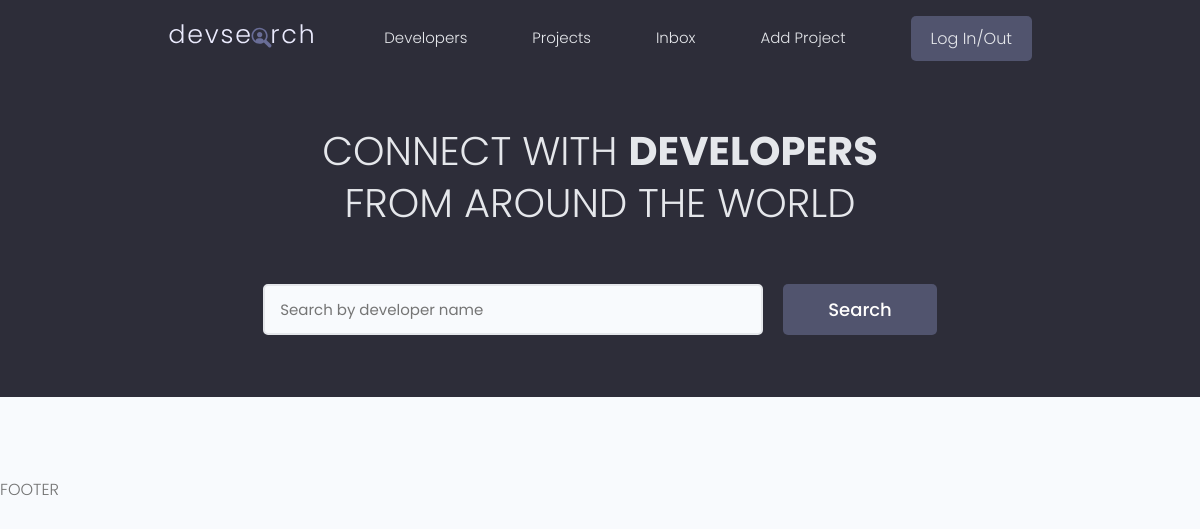
The app's page /, older data.
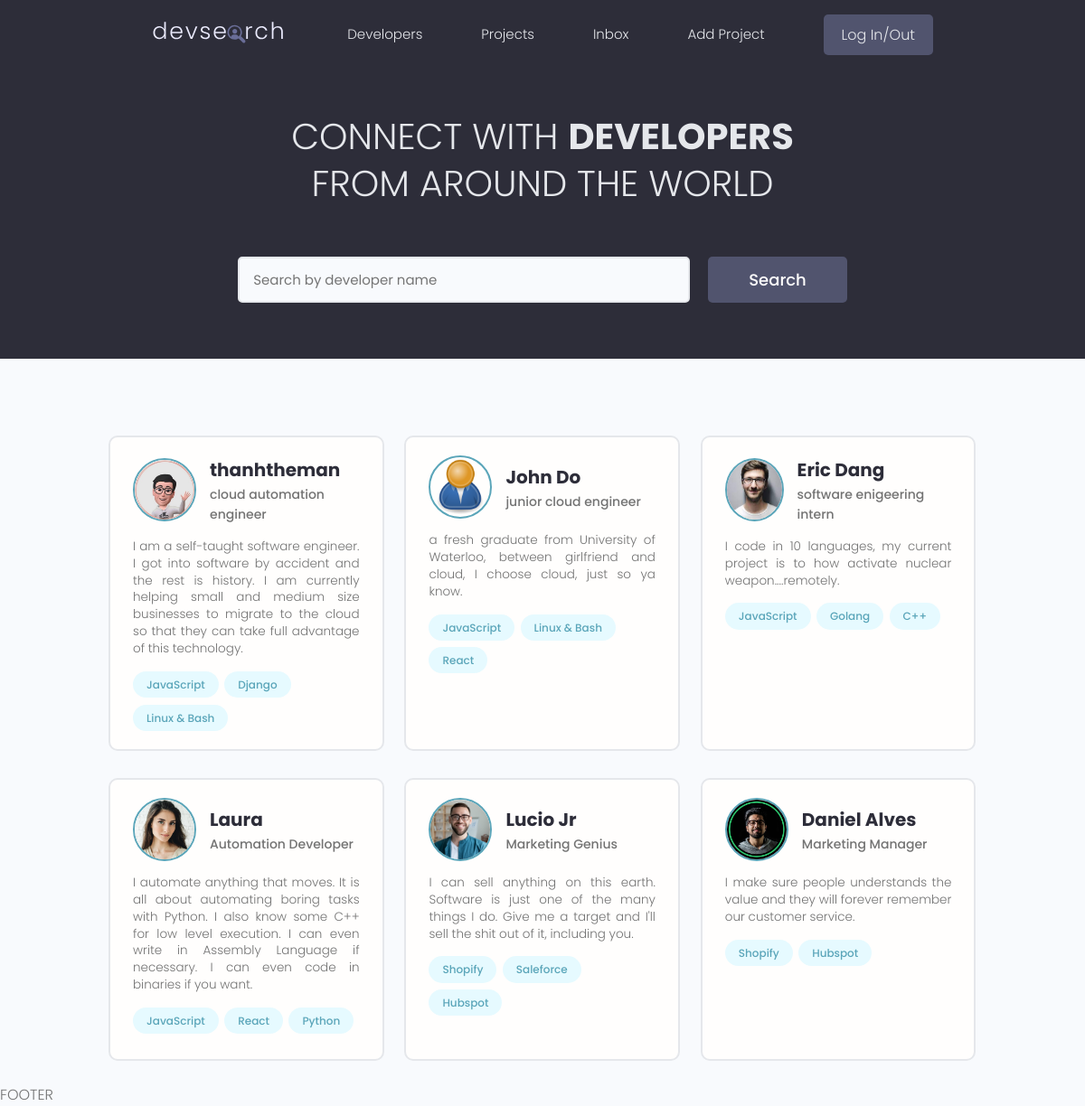
The same page, newer data.
### users/models.py (models this page shows, shortened)
class Profile(models.Model):
    user = models.OneToOneField(User, on_delete=models.CASCADE, null=True, blank=True)
    name = models.CharField(max_length=200, blank=True, null=True)
    username = models.CharField(max_length=200, blank=True, null=True)
    email = models.EmailField(max_length=500, blank=True, null=True)
    short_intro = models.CharField(max_length=200, blank=True, null=True)
    bio = models.TextField(blank=True, null=True)
    location = models.CharField(max_length=200, blank=True, null=True)
    skills = models.ManyToManyField('Skill', blank=True)
    profile_image = models.ImageField(null=True, blank=True, upload_to='profiles/', default="profiles/user-default.png")
    social_github = models.CharField(max_length=200, blank=True, null=True)
    social_twitter = models.CharField(max_length=200, blank=True, null=True)
    social_linkedin = models.CharField(max_length=200, blank=True, null=True)
    social_youtube = models.CharField(max_length=200, blank=True, null=True)
    social_website = models.CharField(max_length=200, blank=True, null=True)
    created = models.DateTimeField(auto_now_add=True)
    id = models.UUIDField(default=uuid.uuid4, unique=True, primary_key=True, editable=False)

class Skill(models.Model):
    name = models.CharField(max_length=200, blank=True, null=True)
    id = models.UUIDField(default=uuid.uuid4, unique=True, primary_key=True, editable=False)
    def __str__(self):
        return str(self.name)

### users/views.py (the view)
# urls.py: path('', views.profiles, name='profiles'),
def profiles(request):
    profiles = Profile.objects.all()
    context = {'profiles': profiles}
    return render(request, 'users/profiles.html', context)

### users/templates/users/profiles.html (shortened to what this page needs)
<!DOCTYPE html>
<html lang="en">
<head>
</head>
<body>
    {% extends 'main.html' %}
    {% block content %}
    <main class="home">
        <section class="hero-section text-center">
            <div class="container container--narrow">
                <div class="hero-section__box">
                    <h2>CONNECT WITH <span>DEVELOPERS</span></h2>
                    <h2>FROM AROUND THE WORLD</h2>
                </div>
                <div class="hero-section__search">
                    <form class="form" action="#" method="get">
                        <div class="form__field">
                            <input class="input input--text" id="formInput#search" type="text" name="text"
                                placeholder="Search by developer name" />
                        </div>
                        <input class="btn btn--sub btn--lg" type="submit" value="Search" />
                    </form>
                </div>
            </div>
        </section>
        <section class="devlist">
            <div class="container">
                <div class="grid grid--three">
                    {% for profile in profiles %}
                    <div class="column card">
                        <div class="dev">
                            <a href="{% url 'user-profile' profile.id %}" class="card__body">
                                <div class="dev__profile">
                                    <img class="avatar avatar--md" src="{{ profile.profile_image.url }}" alt="image" />
                                    <div class="dev__meta">
                                        <h3>{{ profile.name }}</h3>
                                        <h5>{{ profile.short_intro }}</h5>
                                    </div>
                                </div>
                                <p class="dev__info">{{ profile.bio }}</p>
                                <div class="dev__skills">
                                    {% for skill in profile.skills.all|slice:"3" %}
                                    <span class="tag tag--pill tag--main">
                                        <small>{{ skill }}</small>
                                    </span>
                                    {% endfor %}
                                </div>
                            </a>
                        </div>
                    </div>
                    {% endfor %}
                </div>
            </div>
        </section>
    </main>
    {% endblock content %}

### templates/main.html (shortened to what this page needs)
<!DOCTYPE html>
{% load static %}
<html lang="en">
<head>
    <link rel="stylesheet" href="https://cdn.iconmonstr.com/1.3.0/css/iconmonstr-iconic-font.min.css" />
    <link rel="stylesheet" href="{% static 'uikit/styles/uikit.css' %}" />
    <link rel="stylesheet" href="{% static 'styles/app.css' %}" />
</head>
<body>
    {% include 'navbar.html' %}
    {% block content %}
    {% endblock content %}
    <p>FOOTER</p>
</body>
</html>

### templates/navbar.html (shortened to what this page needs)
<!DOCTYPE html>
<html lang="en">
{% load static %}
<head>
</head>
<body>
    <header class="header">
        <div class="container container--narrow">
          <a href="{% url 'profiles' %}" class="header__logo">
            <img src="{% static 'images/logo.svg' %}" alt="DevSearch Logo" />
          </a>
          <nav class="header__nav">
            <ul class="header__menu">
              <li class="header__menuItem"><a href="{% url 'profiles' %}">Developers</a></li>
              <li class="header__menuItem"><a href="{% url 'projects' %}">Projects</a></li>
              <li class="header__menuItem"><a href="">Inbox</a></li>
              <li class="header__menuItem"><a href="{% url 'create-project' %}">Add Project</a></li>
              <li class="header__menuItem"><a href="" class="btn btn--sub">Log In/Out</a></li>
            </ul>
          </nav>
        </div>
    </header>
</body>
</html>

### static/styles/app.css (style rules this page uses)
:root { --color-sub: #2d2d39; }
.btn--sub { background-color: var(--color-sub-light); }
.card { border: 2px solid var(--color-light); }
img { width: 100%; }
.header { position: sticky; z-index: 111; background-color: var(--color-sub); padding: 1.5rem 0; }
.header > .container { display: flex; justify-content: space-between; align-items: center; }
.header__logo > img { height: 3.8rem; }
.header__nav > ul { display: inline-flex; align-items: center; list-style: none; gap: 6.5rem; }
.header__menuItem > a { color: var(--color-light); font-weight: 300; }
.hero-section { height: 40vh; display: flex; align-items: center; background-color: var(--color-sub); }
.hero-section__box { margin-bottom: 4rem; }
.hero-section__box > h2, .hero-section__box > h2 > span { font-size: 4rem; color: var(--color-light); line-height: 1.3; text-transform: uppercase; }
.hero-section__box > h2 { font-weight: 300; }
.hero-section__box > h2 > span { font-weight: 700; }
.hero-section__search > .form { display: flex; align-items: center; justify-content: center; gap: 2rem; }
.hero-section__search > .form input.input--text { width: 50rem; }
.devlist { margin-top: 8rem; }
.devlist .grid { align-items: stretch; }
.devlist .dev .dev__profile { display: flex; align-items: center; gap: 1.5rem; }
.devlist .dev .dev__meta h3 { color: var(--color-sub); font-size: 2rem; font-weight: 700; }
.devlist .dev .dev__meta h5 { color: var(--color-text); font-size: 1.4rem; font-weight: 500; }
.devlist .dev .dev__info { margin: 1.5rem 0; font-size: 1.35rem; line-height: 1.4; text-align: justify; }

### static/uikit/styles/modules/_variables.css (style rules this page uses)
:root { --color-main: #5aa5b9; --color-main-light: #e6faff; --color-sub: #3f4156; --color-sub-light: #51546e; --color-sub-lighter: #ededfd; --color-text: #737373; --color-gray: #8b8b8b; --color-light: #e5e7eb; --color-light-gray: #767676; --color-bg: #f8fafd; --color-white: #fffefd; --color-white-light: #f3f3f3; --color-success: #359e64; --color-success-bg: #def8e8; --color-error: #fc4b0b; --color-error-bg: #fff2ee; --font-base: 'Poppins', arial, helvetica, 'Segoe UI', roboto, ubuntu, sans-serif; --font-monospace: 'Fira Code', 'Courier New', courier, monospace; --font-regular: 300; --font-medium: 500; --font-bold: 700; --generic-shadow: 1px 1px 5px #00000010; --generic-transition: all 0.3s ease-in-out; }

### static/uikit/styles/modules/_base.css (style rules this page uses)
* { margin: 0; padding: 0; box-sizing: border-box; text-rendering: optimizeLegibility; color: inherit; font-size: inherit; }
html { font-size: 50%; }
@media only screen and (min-width: 480px) { html { font-size: 56.25%; } }
@media only screen and (min-width: 1200px) { html { font-size: 62.5%; } }
body { line-height: 1.6; font-weight: 400; font-size: 1.5rem; color: var(--color-text); background-color: var(--color-bg); min-height: 100vh; }

### static/uikit/styles/modules/_typography.css (style rules this page uses)
* { font-family: var(--font-base); }
h2 { font-size: 3.6rem; font-weight: var(--font-bold); }
h3 { font-size: 3.2rem; font-weight: var(--font-medium); }
h5 { font-size: 2.4rem; font-weight: var(--font-medium); }
h5, h6 { font-weight: var(--font-regular); }
p, span, strong { font-size: 1.6rem; color: var(--color-text); font-weight: var(--font-regular); }
a { padding-bottom: 2px; text-decoration: none; display: inline-block; color: var(--color-main); font-weight: var(--font-medium); }

### static/uikit/styles/modules/_utilities.css (style rules this page uses)
.container { width: 92%; max-width: 165rem; margin: 0 auto; box-sizing: border-box; }
.container--narrow { width: 92%; max-width: 120rem; }
@media screen and (min-width: 1000px) { .container { width: 90%; } }
@media screen and (min-width: 1000px) { .container--narrow { width: 85%; } }
@media screen and (min-width: 1200px) { .container { width: 80%; } }
@media screen and (min-width: 1200px) { .container--narrow { width: 72%; } }
.text-center { text-align: center; }

### static/uikit/styles/modules/_avatar.css (style rules this page uses)
.avatar { border-radius: 50%; border: 2px solid var(--color-main); object-fit: cover; }
.avatar--md { height: 7rem; width: 7rem; }

### static/uikit/styles/modules/_button.css (style rules this page uses)
.btn { display: inline-block; position: relative; cursor: pointer; background-color: var(--color-light); font-weight: var(--font-medium); color: var(--color-sub); text-decoration: none; padding: 1rem 2rem; border-radius: 0.5rem; border: none; width: -webkit-fit-content; width: -moz-fit-content; width: fit-content; height: -webkit-fit-content; height: -moz-fit-content; height: fit-content; font-size: 1.6rem; outline-width: 0; outline-color: transparent; -webkit-backface-visibility: hidden; backface-visibility: hidden; transition: all 0.3s ease-in-out; }
.btn--sub { background-color: var(--color-sub); color: var(--color-white); }
.btn--lg { font-size: 1.8rem; padding: 1.2rem 4.5rem; }

Row changes from the older to the newer data that the page shows:
added Profile: profile_image (picture), name "thanhtheman", short_intro "cloud automation engineer", bio "I am a self-taught software engineer. I got into software by accident and the rest is history. I am currently helping small and medium size businesses to migrate to the cloud so that they can take full advantage of this technology."
added Skill: name "JavaScript"
added Skill: name "Django", shown under "thanhtheman"
added Skill: name "Linux & Bash"
added Profile: profile_image (placeholder picture), name "John Do", short_intro "junior cloud engineer", bio "a fresh graduate from University of Waterloo, between girlfriend and cloud, I choose cloud, just so ya know."
added Skill: name "React"
added Profile: profile_image (picture), name "Eric Dang", short_intro "software enigeering intern", bio "I code in 10 languages, my current project is to how activate nuclear weapon....remotely."
added Skill: name "Golang", shown under "Eric Dang"
added Skill: name "C++", shown under "Eric Dang"
added Profile: profile_image (picture), name "Laura", short_intro "Automation Developer", bio "I automate anything that moves. It is all about automating boring tasks with Python. I also know some C++ for low level execution. I can even write in Assembly Language if necessary. I can even code in binaries if you want."
added Skill: name "Python", shown under "Laura"
added Profile: profile_image (picture), name "Lucio Jr", short_intro "Marketing Genius", bio "I can sell anything on this earth. Software is just one of the many things I do. Give me a target and I'll sell the shit out of it, including you."
added Skill: name "Shopify"
added Skill: name "Saleforce", shown under "Lucio Jr"
added Skill: name "Hubspot"
added Profile: profile_image (picture), name "Daniel Alves", short_intro "Marketing Manager", bio "I make sure people understands the value and they will forever remember our customer service."
